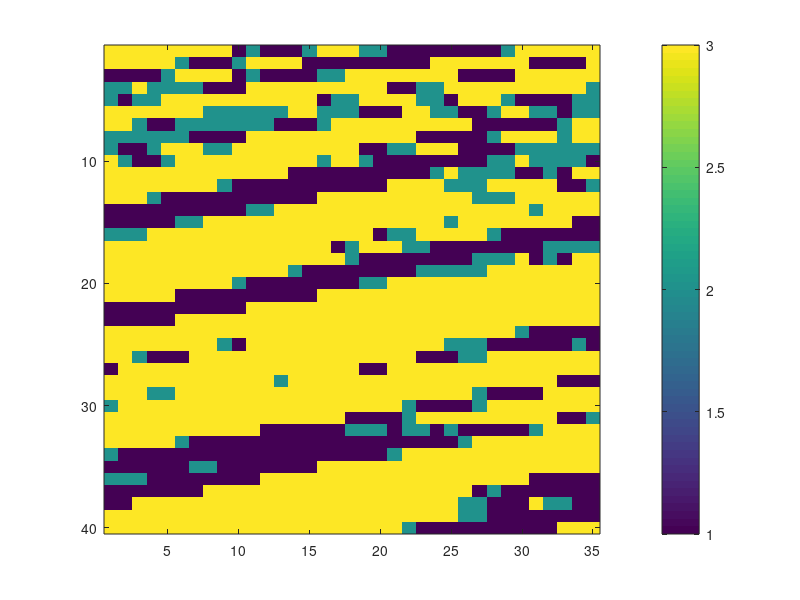

Here is the MATLAB script that generated this plot:
load tprogs_tsim_output.csv
base = zeros(40,35,1);
load tprogs_tsim_output_10deep.csv
base10 = zeros(40,35,10);

% get the vector format into matrix format for the 1 layer deep situation
fit = rot90(reshape(tprogs_tsim_output,35,40));
image(fit, 'CDataMapping','scaled');
colorbar;

% reshape 3d tsim output
fit10 = rot90(reshape(tprogs_tsim_output_10deep,35,40,10));




